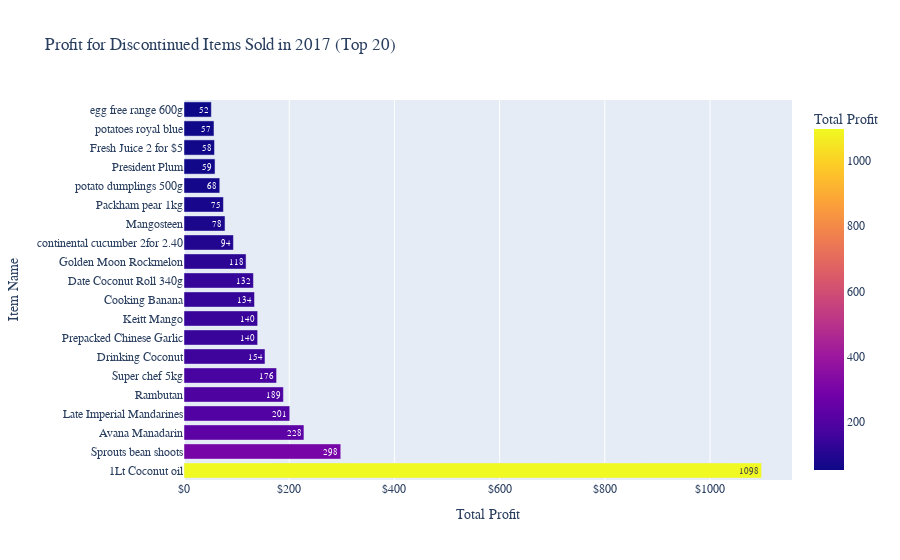

Notebook source saved alongside this figure:
### Code cell
discontinued_2017_bar = px.bar(discontinued_2017_most_profit, y = "item_name", x = "total_profit",
                               title = "Profit for Discontinued Items Sold in 2017 (Top 20)",
                               color = "total_profit",
                               text = "total_profit",
                               labels = {"total_profit": "Total Profit",
                                         "item_name": "Item Name"
                                        }
                              )



# Styling Bar Graph

discontinued_2017_bar.update_layout(font_family = "Rockwell")
discontinued_2017_bar.update_xaxes(tickprefix = "$")


discontinued_2017_bar.show()

### Figure 1 — Plotly figure (JSON) as saved in the notebook; plotly's stock layout.template omitted (floating-point values rounded to 4 significant figures)
{"data": [{"alignmentgroup": "True", "hovertemplate": "Total Profit=%{marker.color}<br>Item Name=%{y}<extra></extra>", "legendgroup": "", "marker": {"color": [1098, 298, 228, 201, 189, 176, 154, 140, 140, 134, 132, 118, 94, 78, 75, 68, 59, 58, 57, 52], "coloraxis": "coloraxis", "pattern": {"shape": ""}}, "name": "", "offsetgroup": "", "orientation": "h", "showlegend": false, "text": [1098, 298, 228, 201, 189, 176, 154, 140, 140, 134, 132, 118, 94, 78, 75, 68, 59, 58, 57, 52], "textposition": "auto", "type": "bar", "x": [1098, 298, 228, 201, 189, 176, 154, 140, 140, 134, 132, 118, 94, 78, 75, 68, 59, 58, 57, 52], "xaxis": "x", "y": ["1Lt Coconut oil", "Sprouts bean shoots", "Avana Manadarin", "Late Imperial Mandarines", "Rambutan", "Super chef 5kg", "Drinking Coconut", "Prepacked Chinese Garlic", "Keitt Mango", "Cooking Banana", "Date Coconut Roll 340g", "Golden Moon Rockmelon", "continental cucumber 2for 2.40", "Mangosteen", "Packham pear 1kg", "potato dumplings 500g", "President Plum", "Fresh Juice 2 for $5", "potatoes royal blue", "egg free range 600g"], "yaxis": "y"}], "layout": {"barmode": "relative", "coloraxis": {"colorbar": {"title": {"text": "Total Profit"}}, "colorscale": [[0, "#0d0887"], [0.1111, "#46039f"], [0.2222, "#7201a8"], [0.3333, "#9c179e"], [0.4444, "#bd3786"], [0.5556, "#d8576b"], [0.6667, "#ed7953"], [0.7778, "#fb9f3a"], [0.8889, "#fdca26"], [1, "#f0f921"]]}, "font": {"family": "Rockwell"}, "legend": {"tracegroupgap": 0}, "title": {"text": "Profit for Discontinued Items Sold in 2017 (Top 20)"}, "xaxis": {"anchor": "y", "domain": [0, 1], "tickprefix": "$", "title": {"text": "Total Profit"}}, "yaxis": {"anchor": "x", "domain": [0, 1], "title": {"text": "Item Name"}}}}
